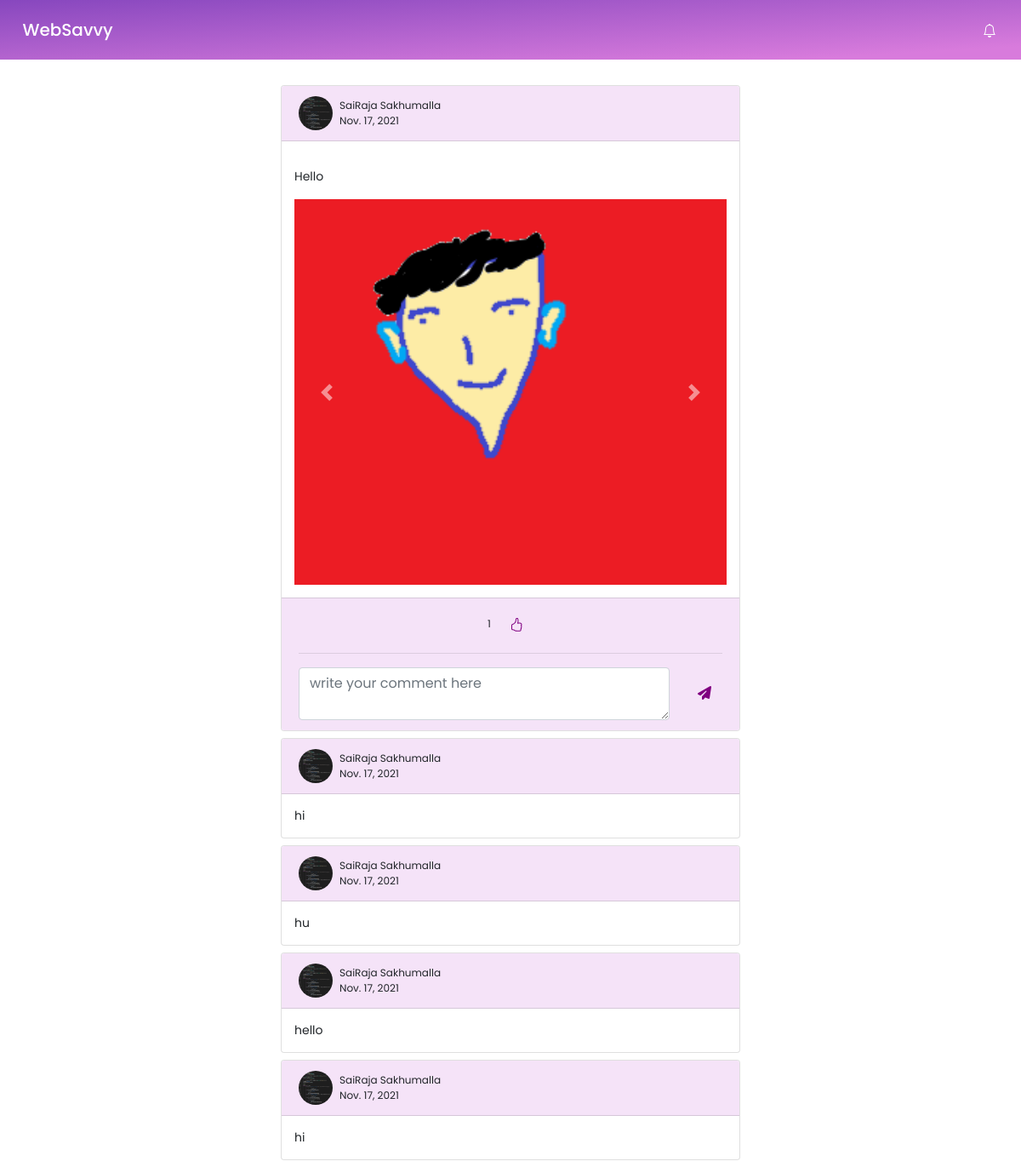
The page /comments/27 (signed in) on the database its author committed.
### App/models.py (models this page shows, shortened)
class Post(models.Model):
    user = models.ForeignKey(NewUser,on_delete=models.CASCADE,related_name="posts")
    message = models.TextField(blank=True,null=True)
    time = models.DateTimeField(auto_now_add=True)
    url = models.URLField(blank=True,null= True)
    likes = models.ManyToManyField(NewUser,blank=True,default=None,related_name="like")
    like_counter = models.BigIntegerField(default=0)
    is_event = models.BooleanField(default=False)
    image = models.ImageField(upload_to = get_mainimage_path,blank=True,null=True)
    class Meta:
        ordering = ["-time"]

class NewUser(AbstractBaseUser,PermissionsMixin):
    username = None
    email = models.EmailField(gettext_lazy("email address"),unique=True)
    roll = models.CharField(max_length=10,unique=True)
    firstName = models.CharField(max_length=200,blank=True)
    lastName = models.CharField(max_length=200,blank = True)
    isCoordinator = models.BooleanField(default=False)
    is_staff = models.BooleanField(default=False)
    is_active = models.BooleanField(default=True)
    start_date = models.DateField(default=timezone.now)
    avatar = models.ImageField(upload_to=get_avataar_path, blank=True)
    objects = CustomAccountManager()
    USERNAME_FIELD = "email"
    REQUIRED_FIELDS = ['roll','firstName','lastName']
    def get_fullname(self):
        return self.firstName+" "+self.lastName

class Comment(models.Model):
    msg = models.ForeignKey(Post,on_delete=models.CASCADE)
    user = models.ForeignKey(NewUser,on_delete=models.CASCADE)
    comment = models.TextField()
    time = models.DateTimeField(auto_now_add=True)
    class Meta:
        ordering = ['-time',]

### App/views.py (the view, shortened to what this page needs)
# urls.py: path("comments/<int:id>",views.comments,name="comments"),
@login_required(login_url="App:loginpage")
def comments(request,id):
    pass
    try:
        post=Post.objects.get(id=id)
    except:
        return HttpResponse("Something went wrong")
    user=request.user
    comments = Comment.objects.filter(msg=post)
    context = {
        "user":user,
        "post":post,
        "comments":comments
        }
    return render(request,"App/comments.html",context)

### App/templatetags/customtags.py (called while the page is built)
@register.simple_tag
def getImages(msg_id):
    images = PostImage.objects.filter(msg=msg_id)
    return images

@register.simple_tag
def isliked(post_id,user_id):
    post = Post.objects.get(id=post_id)
    if(post.likes.filter(id=user_id).exists()):
        return True
    else:
        return False

### App/templates/App/comments.html (shortened to what this page needs)
<!doctype html>
{% load static %}
{% load customtags %}
<html lang="en">
<head>
    <link rel="stylesheet" href="https://cdn.jsdelivr.net/npm/bootstrap@4.6.1/dist/css/bootstrap.min.css"
>
    <link rel="stylesheet" href="{% static 'App/css/comment.css' %}" />
    <link rel="stylesheet" href="https://cdnjs.cloudflare.com/ajax/libs/font-awesome/4.7.0/css/font-awesome.min.css">
</head>
<body onload="showtoast()">
    <nav class="navbar sticky-top navbar-light bg-light">
        <a href="{% url 'App:dashboard' %}" class="navbar-brand mb-0 h1" style="color: white;"> &nbsp;
            WebSavvy</a>
        <span class="navbar-text">
            <button class="btn btn-outlinel-light textdark">
            </button>
        </span>
    </nav>
    <div class="container-sm" style="margin-top: 30px;">
        <div class="row">
            <div class="col-lg-3 col-md-3 col-sm-12">
            </div>
            <div class="col-lg-6 col-md-6 col-sm-12">
                <div class="timeline">
                    <div class="card" style="margin-bottom:8px ;">
                        <div class="card-header">
                            <div>
                                <div class="d-flex align-items-center flex-row">
                                    <div>
                                        {% if post.user.avatar %}
                                        <img src="{{post.user.avatar.url}}" width="40" height="40"
                                            style="border-radius: 50%;" />
                                        {% else %}
                                        <img src="{% static 'App/images/defaultavatar.png' %}" width="40" height="40"
                                            style="border-radius: 50%;" />
                                        {% endif %}
                                    </div>
                                    <div class="ml-2">
                                        <span style="display: block;">{{post.user.get_fullname}}</span>
                                        <span style="display: block;">{{post.time|date}}</span>
                                    </div>
                                </div>
                            </div>
                        </div>
                        <div class="card-body">
                            {% if post.message %}
                            <p class="card-text">{{post.message|linebreaks}}</p>
                            {% endif %}
                            {% getImages post.id as images %}
                            {% if post.image %}
                            <div id="carouselExampleControls{{post.id}}" class="carousel slide" data-interval="false">
                                <div class="carousel-inner">
                                    <div class="carousel-item active">
                                        <img src="{{post.image.url}}" class="d-block w-100" alt="...">
                                    </div>
                                </div>
                                <button class="carousel-control-prev" type="button"
                                    data-target="#carouselExampleControls{{post.id}}" data-slide="prev">
                                    <span class="carousel-control-prev-icon" aria-hidden="true"></span>
                                </button>
                                <button class="carousel-control-next" type="button"
                                    data-target="#carouselExampleControls{{post.id}}" data-slide="next">
                                    <span class="carousel-control-next-icon" aria-hidden="true"></span>
                                </button>
                            </div>
                            {% endif %}
                        </div>
                        <div class="card-footer">
                            <div class="like ">
                                <div class="d-flex align-items-center justify-content-center">
                                    <span id="like_num">{{post.like_counter}}</span>
                                    <button id="like_button" type="button" class="btn btn-outline-light text-dark"
                                        value="{{post.id}}">
                                    </button>
                                </div>
                            </div>
                            <hr>
                            <form id="comment-form" method="POST">
                                <div class="comment d-flex align-items-center">
                                    <textarea id="message" class="form-control" placeholder="write your comment here"
                                        name="message"></textarea>
                                    <button id="post-comment" type="submit" class="btn btn-primray"
                                        style="color: purple;"> <i class="fa fa-send"></i></button>
                                </div>
                            </form>
                        </div>
                    </div>
                    <div id="comments">
                        {% for comment in comments %}
                        <div class="card mb-2">
                            <div class="card-header">
                                <div>
                                    <div class="d-flex align-items-center flex-row">
                                        <div>
                                            {% if comment.user.avatar %}
                                            <img src="{{comment.user.avatar.url}}" width="40" height="40"
                                                style="border-radius: 50%;" />
                                            {% else %}
                                            <img src="{% static 'App/images/defaultavatar.png' %}" width="40"
                                                height="40" />
                                            {% endif %}
                                        </div>
                                        <div class="ml-2">
                                            <span style="display: block;">{{comment.user.get_fullname}}</span>
                                            <span style="display: block;">{{comment.time|date}}</span>
                                        </div>
                                    </div>
                                </div>
                            </div>
                            <div class="card-body">
                                {% if comment.comment %}
                                <p class="mb-0">{{comment.comment}}</p>
                                {% endif %}
                            </div>
                        </div>
                        {% endfor %}
                    </div>
                </div>
            </div>
        </div>
    </div>
</body>
</html>

### App/static/App/css/comment.css (style rules this page uses)
* { box-sizing: border-box; margin: 0; padding: 0; }
body { background: white; font-family: "Poppins", sans-serif; }
.navbar-light { background: linear-gradient(to bottom right, #7e41bb -10%, #d87bdc 89%); height: 70px; }
.card-header { background-color: rgb(245, 227, 248); }
.card-footer { background-color: rgb(245, 227, 248); }
.card-body { font-size: 14px; padding:15px; }
#like_button { border: transparent; margin-left: 10px; }
span { font-size: 12px; }
.form-control { margin-right:20px; }

### rows shown on the page
Post: user.avatar (picture), user.get_fullname "SaiRaja Sakhumalla", time "Nov. 17, 2021", message "Hello", image (picture), like_counter "1"
Comment: user.avatar (picture), user.get_fullname "SaiRaja Sakhumalla", time "Nov. 17, 2021", comment "hi"
Comment: user.avatar (picture), user.get_fullname "SaiRaja Sakhumalla", time "Nov. 17, 2021", comment "hu"
Comment: user.avatar (picture), user.get_fullname "SaiRaja Sakhumalla", time "Nov. 17, 2021", comment "hello"
Comment: user.avatar (picture), user.get_fullname "SaiRaja Sakhumalla", time "Nov. 17, 2021", comment "hi"
